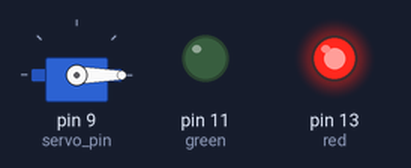
Bench run of a sketch on a simulated Arduino Uno, built with avr-gcc and run on an emulated ATmega328P. On the bench: servo, output pins drawn as LEDs (lit = HIGH).

Above: at 0.05 s.
At 5.95 s:
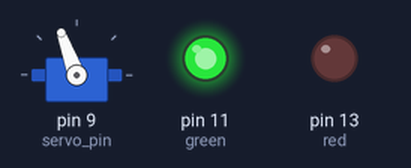
Timing chart, 0 to 7.8 s (numbered marks = the images above):
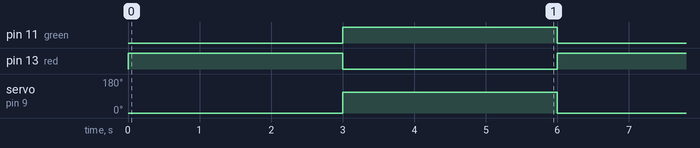

The sketch:

traffic_light_and_servo_bar.ino
```cpp
// 17/03/2023
// traffic_light_and_servo_bar.ino
// every 3 sec, a red LED is on and a servo bar is closed (0 degrees)
// then change, turn off red LED, and green LED and a servo bar is open (110 degress)

#include <Servo.h>

const int servo_pin = 9;
Servo servo;

const int red = 13;
const int green = 11;

void setup() {
  // put your setup code here, to run once:
  pinMode(red, OUTPUT);
  pinMode(green, OUTPUT);
  servo.attach(servo_pin);
}

void loop() {

  // red light on AND bar (servo) closed/ down
  digitalWrite(red, HIGH);
  digitalWrite(green, LOW);
  servo.write(0);
  delay(3000);

  // green light on AND bar (servo) open/ up
  digitalWrite(red, LOW);
  digitalWrite(green, HIGH);
  servo.write(110);
  delay(3000);

}
```

Measured:
- by itself, pin 11 (green), pin 13 (red): alternates HIGH for 3.0 s and LOW for 3.0 s
- by itself, servo on pin 9 (servo_pin): alternates 110° for 3.0 s and 0° for 3.0 s
